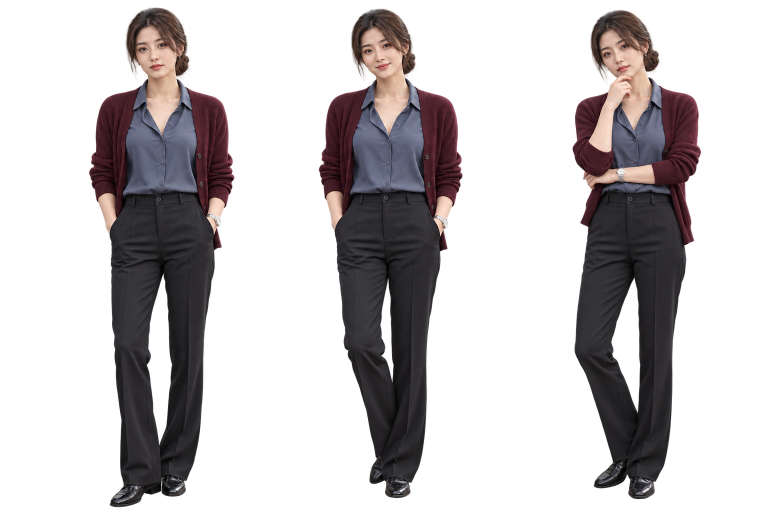
#> input picture provenance/art/song/originals/song_standing_sheet.png, 1536 x 1024 px (shown at 1/2 size); its folder holds 3 pictures in this run
$ python extract.py
#> lines starting #> are read from the running program, lines starting #| are printed output that depends on the picture
from PIL import Image,ImageDraw
from pathlib import Path
root=Path(__file__).parent
expressions={'standing':['neutral','smile','thoughtful'],'seated':['neutral','smile','sad'],'action':['neutral','surprised','determined']}
contact=Image.new('RGB',(768,1320),'#86bd9a');d=ImageDraw.Draw(contact)
#> after `contact = Image.new('RGB', (768, 1320), '#86bd9a')`:
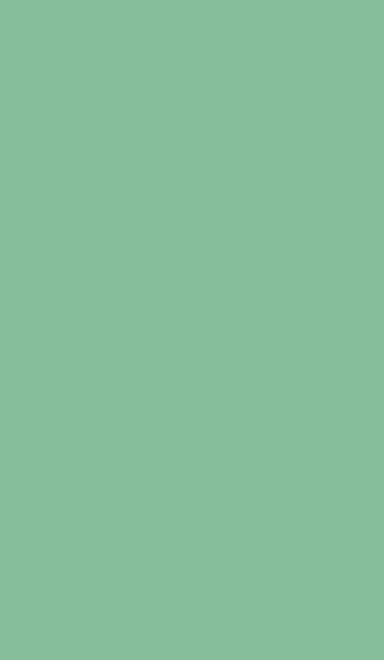
#> contact: PIL image 768x1320 RGB (shown at 1/2 size); mean R, G, B 134, 189, 154
for row,(pose,exprs) in enumerate(expressions.items()):
 im=Image.open(root/'originals'/f'song_{pose}_sheet.png')
#> im is the input picture: PIL image 1536x1024 RGBA; mean R, G, B, A 43.7, 34.4, 36.1, 79.2
 for i,expr in enumerate(exprs):
  tile=im.crop((i*512,0,(i+1)*512,1024)); box=tile.getchannel('A').getbbox();print(pose,expr,box)
  # Approved asset extraction only: crop to alpha box, contain preserving proportions, transparent padding.
  tile=tile.crop(box);tile.thumbnail((472,840),Image.Resampling.LANCZOS)
  out=Image.new('RGBA',(512,880));out.alpha_composite(tile,((512-tile.width)//2,860-tile.height));out.save(root/'characters'/f'song_{pose}_{expr}.png')
  small=out.resize((256,440),Image.Resampling.LANCZOS);contact.paste(small,(i*256,row*440),small);d.text((i*256+10,row*440+5),f'{pose}_{expr}',fill='black')
#> this loop made 3 passes
#> box on passes 1 to 3: (111, 12, 490, 1024), (7, 14, 512, 1002), (7, 18, 401, 1006)
#| standing neutral (111, 12, 490, 1024)
#| standing smile (7, 14, 512, 1002)
#| standing thoughtful (7, 18, 401, 1006)
#> pass 1, `tile = im.crop((i * 512, 0, (i + 1) * 512, 1024))`:
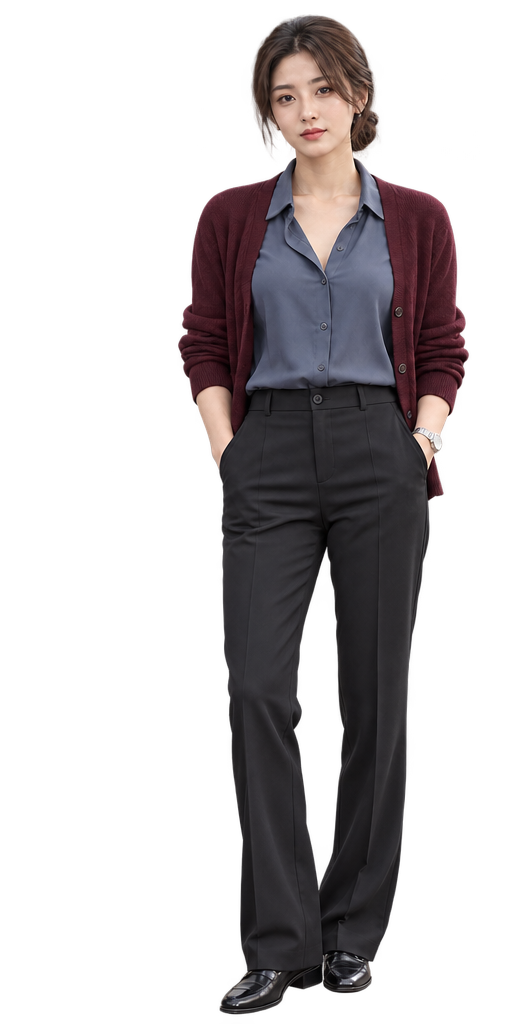
#> tile: PIL image 512x1024 RGBA; mean R, G, B, A 42.4, 34.1, 35.7, 82.8; transparent parts drawn white
#> pass 1, `tile = tile.crop(box)`:
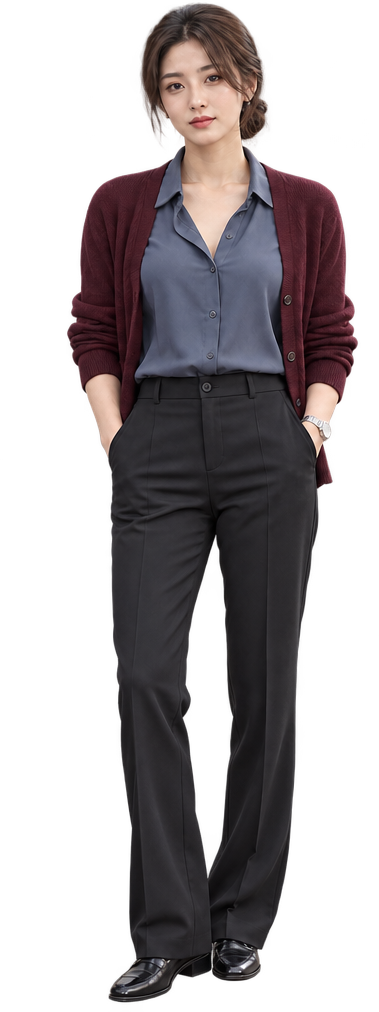
#> tile: PIL image 379x1012 RGBA; mean R, G, B, A 53.6, 43.7, 45.9, 113.1; transparent parts drawn white
#> pass 1, `out = Image.new('RGBA', (512, 880))`:
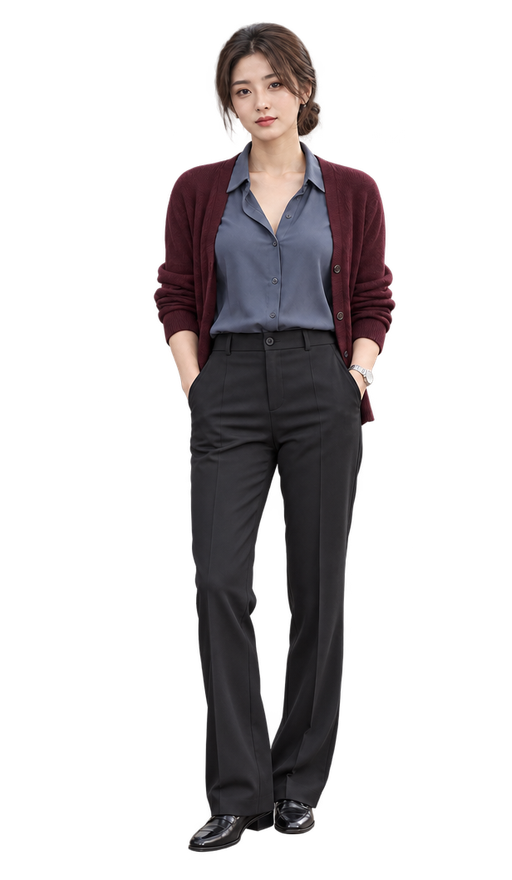
#> saved as song_standing_neutral.png: PIL image 512x880 RGBA; mean R, G, B, A 19, 15.9, 17, 66.5; transparent parts drawn white
#> after the loop:
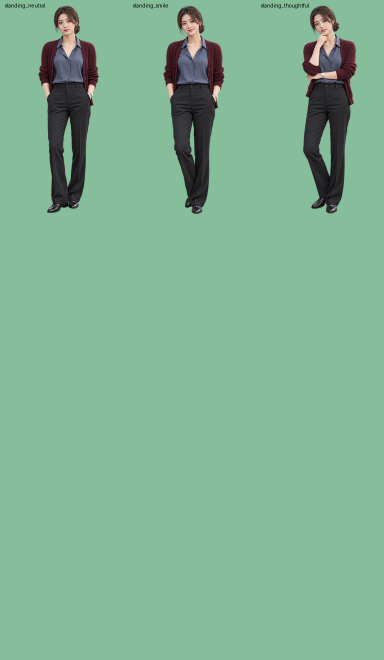
#> contact: PIL image 768x1320 RGB (shown at 1/2 size); mean R, G, B 128.5, 177.7, 146.1
#> after the loop:
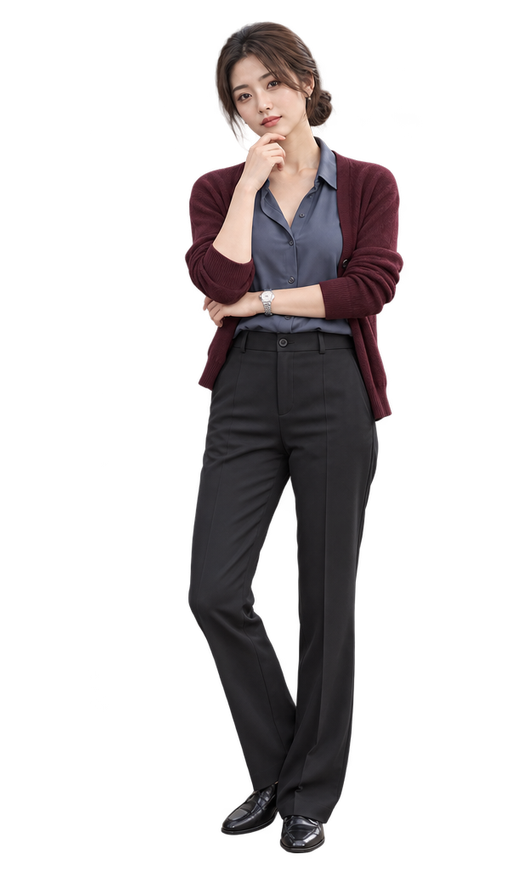
#> out: PIL image 512x880 RGBA; mean R, G, B, A 19.2, 15.7, 16.3, 64.1; transparent parts drawn white
#> after the loop:
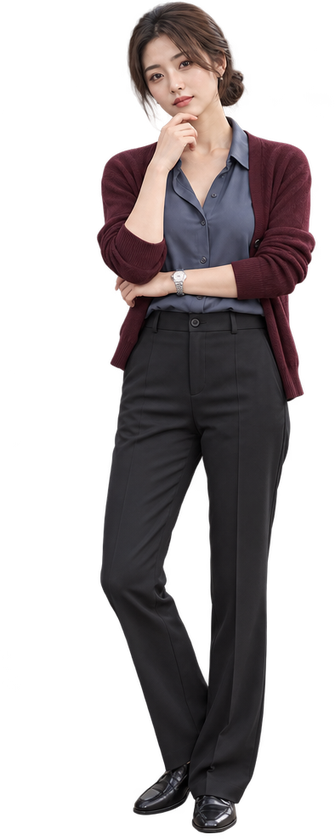
#> tile: PIL image 335x840 RGBA; mean R, G, B, A 30.7, 25.2, 26.1, 102.6; transparent parts drawn white
#> pass 2 of the loop `for row,(pose,exprs) in enumerate(expressions.items()):`:
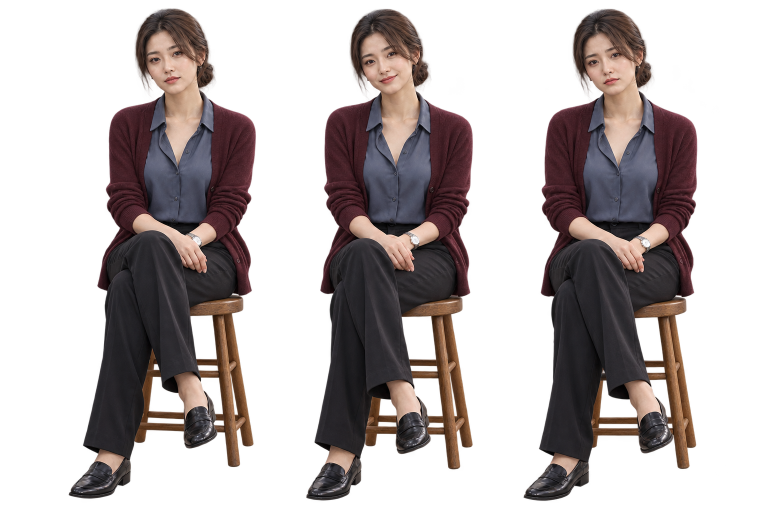
#> input picture provenance/art/song/originals/song_seated_sheet.png, 1536 x 1024 px (shown at 1/2 size)
#> im is the input picture: PIL image 1536x1024 RGBA; mean R, G, B, A 62.2, 45.8, 43.7, 101.8
#> the loop `for i,expr in enumerate(exprs):` made 3 passes
#> box on passes 1 to 3: (0, 14, 512, 1006), (0, 15, 508, 1024), (5, 15, 480, 1006)
#> (printed output is left out)
#> pass 1, `small = out.resize((256, 440), Image.Resampling.LANCZOS)`:
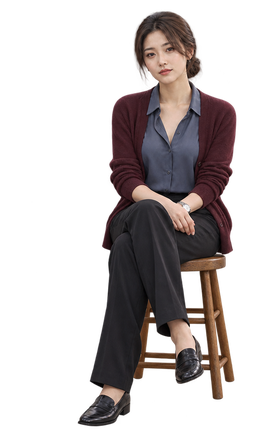
#> small: PIL image 256x440 RGBA; mean R, G, B, A 29.5, 22.9, 22.3, 85.4; transparent parts drawn white
#> after the loop `for i,expr in enumerate(exprs):`:
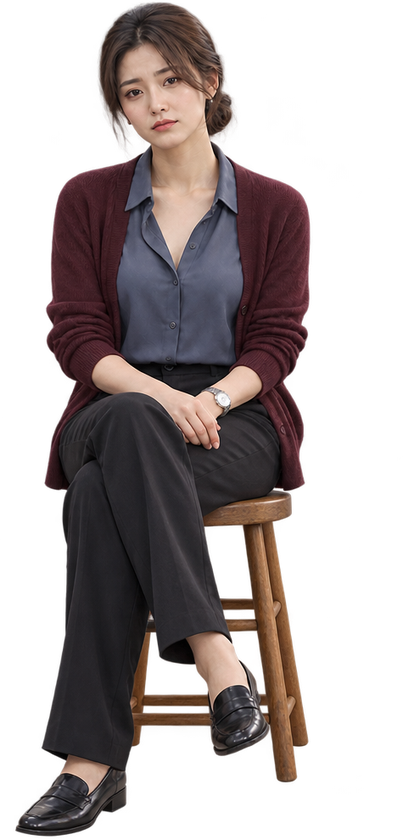
#> tile: PIL image 403x840 RGBA; mean R, G, B, A 39.7, 31, 30.4, 114.7; transparent parts drawn white
#> pass 3 of the loop `for row,(pose,exprs) in enumerate(expressions.items()):`:
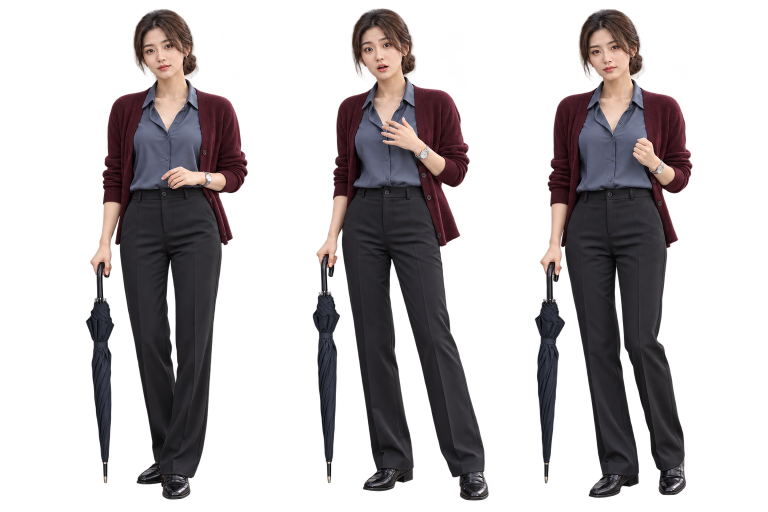
#> input picture provenance/art/song/originals/song_action_sheet.png, 1536 x 1024 px (shown at 1/2 size)
#> im is the input picture: PIL image 1536x1024 RGBA; mean R, G, B, A 49.9, 39.9, 42.1, 87.3
#> the loop `for i,expr in enumerate(exprs):` made 3 passes
#> box on passes 1 to 3: (25, 15, 508, 1004), (13, 14, 512, 1008), (1, 16, 472, 1005)
#> (printed output is left out)
#> pass 1, `out = Image.new('RGBA', (512, 880))`:
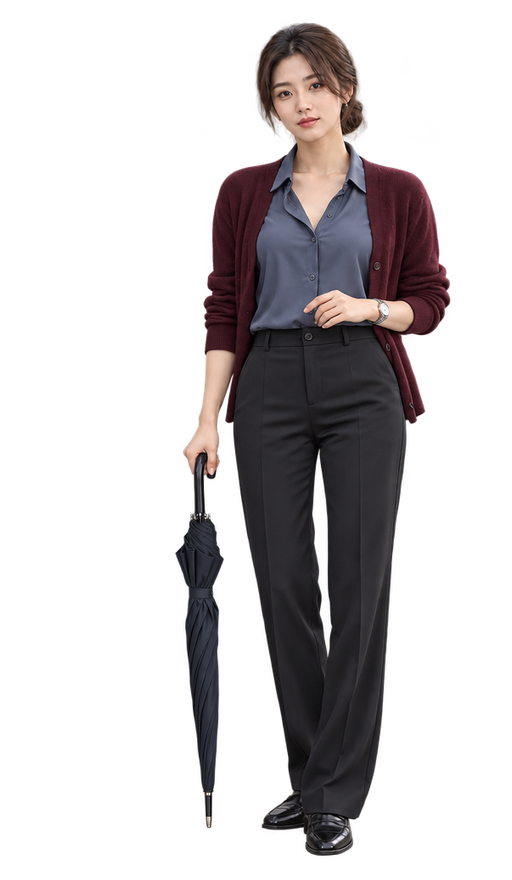
#> saved as song_action_neutral.png: PIL image 512x880 RGBA; mean R, G, B, A 20.7, 17.1, 18.1, 71.2; transparent parts drawn white
#> after the loop `for i,expr in enumerate(exprs):`:
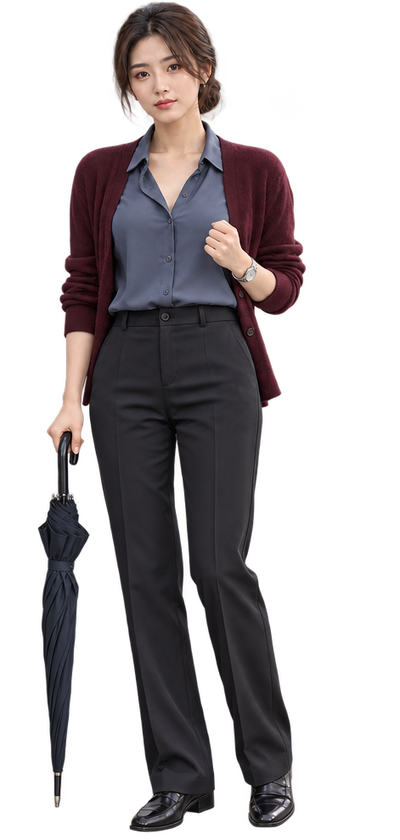
#> tile: PIL image 400x840 RGBA; mean R, G, B, A 28.6, 23.9, 25.4, 99.3; transparent parts drawn white
contact.save(root/'originals'/'song_contact_alpha_review.jpg',quality=94)
